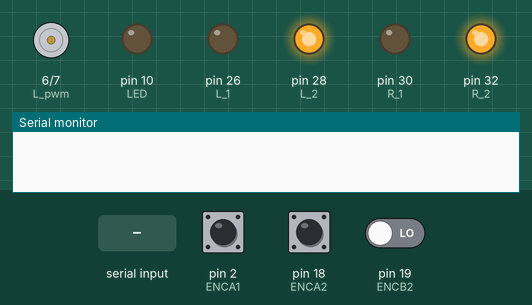
Simulated run of this sketch. Board: Arduino Mega 2560, built with avr-gcc and run on an emulated ATmega2560. Shown: motor-driver pin pairs drawn as motors (green arrow = first pin HIGH = forward, orange = second pin HIGH = backward, longer = more drive), output pins drawn as LEDs (lit = HIGH), the last lines printed to the serial monitor. Dashed ring = blinking. The test bench sets the inputs (shaded band); at power-on: pin 18 (ENCA2) HIGH, pin 2 (ENCA1) HIGH, pin 19 (ENCB2) LOW.

Above: at 1.7 s.
1.8 s: "90,45:" received over Serial
At 3.55 s:
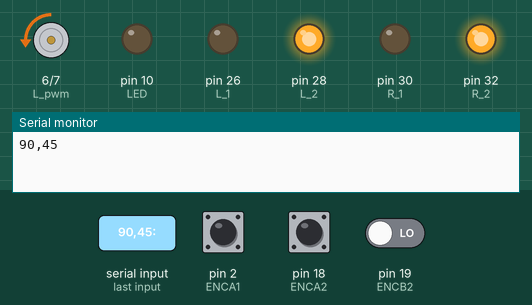
4.8 s: "5:" received over Serial
At 7.0 s:
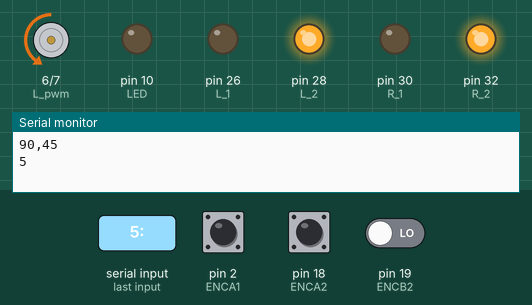
7.3 s: "30,150:" received over Serial
At 9.35 s:
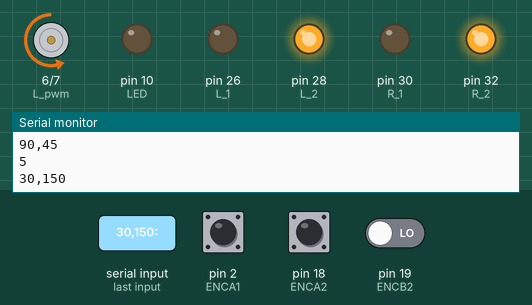
10.3 s: "1,90,45:" received over Serial
At 12.5 s:
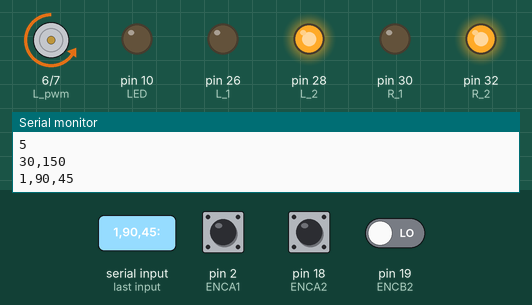
12.8 s: pin 18 (ENCA2) pulsed LOW 2 times (0.12 s each, 0.3 s apart)
At 13.06 s:
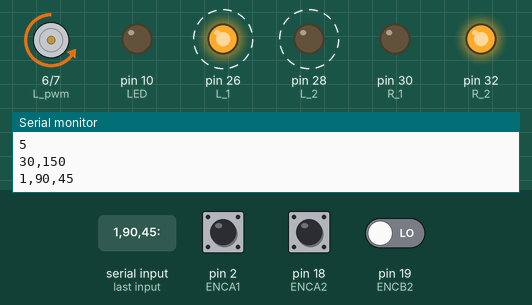
Timing chart, 0 to 15.8 s (numbered marks = the images above; inputs shaded):
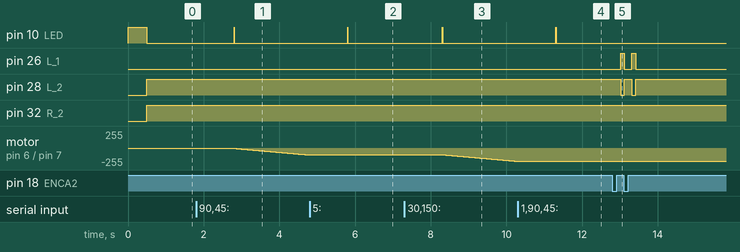

Measured:
- after the input at 1.8 s, pin 10 (LED): LOW → HIGH after 1.0 s, → LOW 0.01 s later; motor on pin 6 (L_pwm) / pin 7 (R_pwm): moves from stopped to backward 104/255 over 2.0 s, starting after 1.0 s
- after the input at 4.8 s, pin 10 (LED): LOW → HIGH after 1.0 s, → LOW 0.01 s later
- after the input at 7.3 s, pin 10 (LED): LOW → HIGH after 1.0 s, → LOW 0.01 s later; motor on pin 6 (L_pwm) / pin 7 (R_pwm): moves from backward 99/255 to backward 199/255 over 2.0 s, starting after 1.0 s
- after the input at 10.3 s, pin 10 (LED): LOW → HIGH after 1.0 s, → LOW 0.01 s later
- after the input at 12.8 s, pin 26 (L_1): alternates HIGH for 0.10 s and LOW for 0.20 s, 4 changes in all, then stays LOW, starting after 0.21 s; pin 28 (L_2): alternates HIGH for 0.20 s and LOW for 0.10 s, 4 changes in all, then stays HIGH, starting after 0.21 s

The sketch:

Line_follower.ino
```cpp
#include "Timer.h"
#define L_1  26
#define L_2  28
#define R_1  30
#define R_2  32
#define L_pwm  6
#define R_pwm  7
#define ENCA1  2
#define ENCB1  3
#define ENCA2  18
#define ENCB2  19
#define LED  10

long pos_R = 0;
long pos_L = 0;
long posd_R = 0;
long posd_L = 0;
bool phase1_R = false;
bool phase1_L = false;
bool check1 = true;
long newtime;
long oldtime = 0;
int START_LAG_L = 0;
int START_LAG_R = 0;
int KEEP_LAG_L = 0;
int KEEP_LAG_R = 0;
int olde_L = 0;
int olde_R = 0;
float LAG_L = 0;
float LAG_R = 0;

long spd_L ;
long spd_R ;
int spd_oL = 0;
int spd_oR = 0;
int TR_R = 0; // = 200;
int TR_L = 0; // = 200;
int a_L;
int a_R;
float Kp = 0.1;

int TRGA;
int TRGB;

Timer T;

void readEncoder1(){
  int b = digitalRead(ENCB1);

  if(b>0){
    pos_R++;
  }else{
    pos_R++;
  }
}
void readEncoder2(){
  int c = digitalRead(ENCB2);

  if(c>0){
    pos_L++;
  }else{
    pos_L++;
  }
}

void motor_controll(int left_speed, int right_speed){
  if (left_speed < 0){
      digitalWrite(L_1, HIGH);
      digitalWrite(L_2, LOW);
      analogWrite(L_pwm, abs(left_speed));
  }else {
      digitalWrite(L_1, LOW);
      digitalWrite(L_2, HIGH);
      analogWrite(L_pwm, abs(left_speed));
  }

  if (right_speed < 0){
      digitalWrite(R_1, HIGH);
      digitalWrite(R_2, LOW);
      analogWrite(R_pwm, abs(right_speed));
  }else {
      digitalWrite(R_1, LOW);
      digitalWrite(R_2, HIGH);
      analogWrite(R_pwm, abs(right_speed));
  }
}
void PID_controller(){
  float VO1_R,VO1_L;
  float e_R,e_L,e_T;
  int Tspd_R,Tspd_L;
  e_R = TR_R - spd_R;
  e_L = TR_L - spd_L;
  if(e_R>10){
    LAG_R++;
  }else if(e_R<-10){
    LAG_R--;
  }
  if(e_L>10){
    LAG_L++;
  }else if(e_L<-10){
    LAG_L--;
  }
  VO1_R = e_R*0.065 - a_R*0.015 + LAG_R*0.01;
  VO1_L = e_L*0.065 - a_L*0.015 + LAG_L*0.01;
  motor_controll(VO1_L, VO1_R);
}

void speed(){
  newtime = millis();
  spd_R = (pos_R-posd_R) * 1000 /(newtime-oldtime);
  spd_L = (pos_L-posd_L) * 1000 /(newtime-oldtime);
  a_R = (spd_R - spd_oR) * 1000 /(newtime-oldtime);
  a_L = (spd_L - spd_oL) * 1000 /(newtime-oldtime);
  posd_R = pos_R;
  posd_L = pos_L;
  spd_oR = spd_R;
  spd_oL = spd_L;
  oldtime = newtime;
}


void setup() {
  // put your setup code here, to run once:
  Serial.begin(57600);
  pinMode(LED,OUTPUT);
  pinMode(L_1,OUTPUT);
  pinMode(L_2,OUTPUT);
  pinMode(R_1,OUTPUT);
  pinMode(R_2,OUTPUT);

  pinMode(L_pwm,OUTPUT);
  pinMode(R_pwm,OUTPUT);

  pinMode(ENCA1,INPUT);
  pinMode(ENCA2,INPUT);
  pinMode(ENCB1,INPUT);
  pinMode(ENCB2,INPUT);

  attachInterrupt(digitalPinToInterrupt(ENCA1),readEncoder1,RISING);
  attachInterrupt(digitalPinToInterrupt(ENCA2),readEncoder2,RISING);

  digitalWrite(LED, HIGH);
  delay(500);
  digitalWrite(LED, LOW);

  T.every(100,speed);
}

String message_1, message_2;
void loop() {
  if (Serial.available() > 0 ){
    message_1 = Serial.readStringUntil(':');
    message_2 = Serial.readStringUntil('!');
    digitalWrite(LED, HIGH);
    delay(10);
    digitalWrite(LED, LOW);
    TR_R = message_1.toInt();
    TR_L = message_2.toInt();
    Serial.println(message_1);
    Serial.println(message_2);
    Serial.flush();
  }
  T.update();
  PID_controller();
}
```
